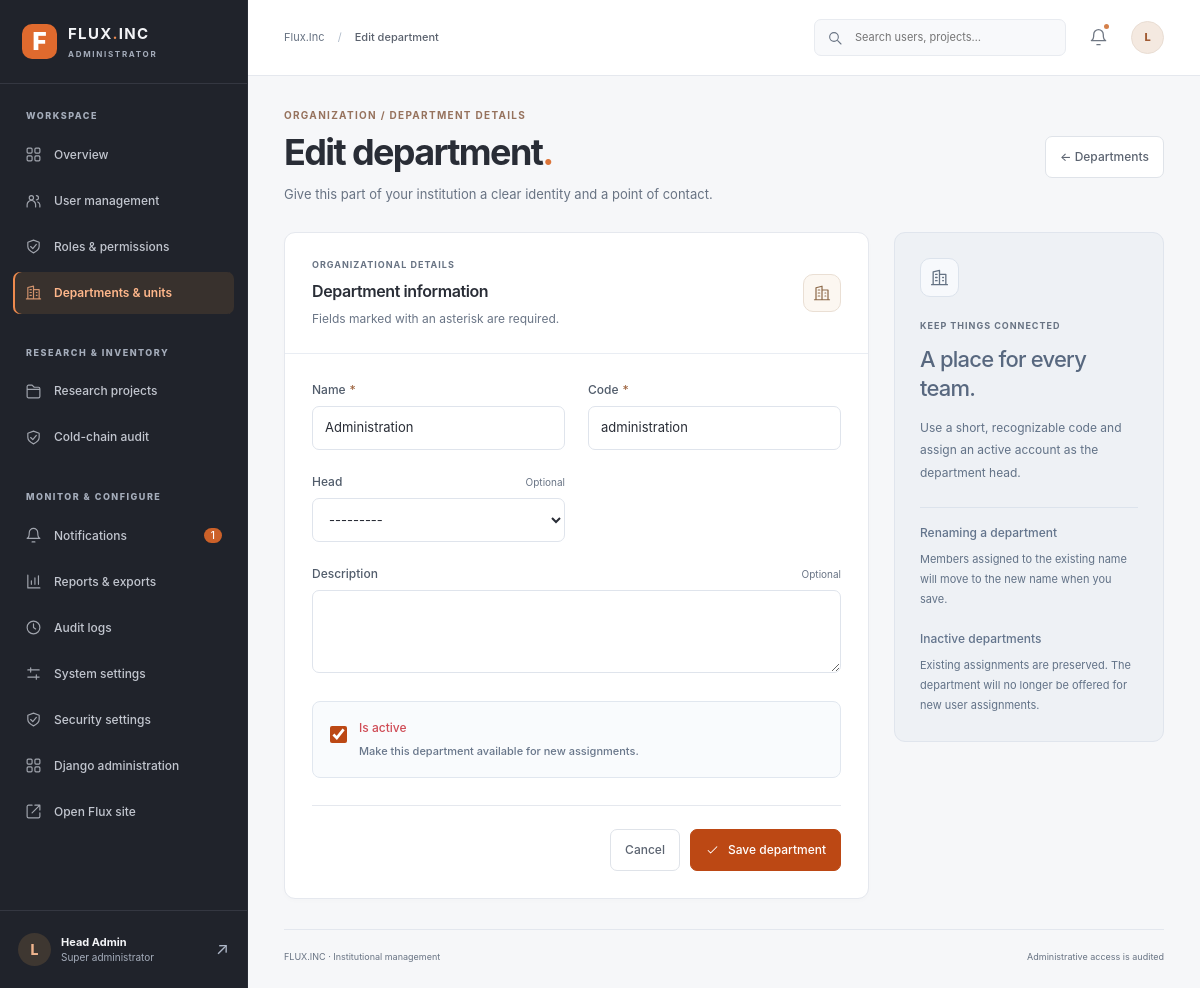
The app's page /control/departments/1/edit/ (signed in) with its own data.
### control/models.py (models this page shows, shortened)
class Department(models.Model):
    name = models.CharField(max_length=160, unique=True)
    code = models.SlugField(max_length=50, unique=True)
    head = models.ForeignKey(settings.AUTH_USER_MODEL, null=True, blank=True,
                             on_delete=models.SET_NULL, related_name='headed_flux_departments')
    description = models.TextField(blank=True)
    is_active = models.BooleanField(default=True)
    created_at = models.DateTimeField(auto_now_add=True)
    updated_at = models.DateTimeField(auto_now=True)
    class Meta:
        ordering = ['name']

### control/views.py (the view, shortened to what this page needs)
# urls.py: path('departments/<int:pk>/edit/', views.department_form, name='department_edit'),
@protected()
def department_form(request, pk=None):
    perm = 'control.change_department' if pk else 'control.add_department'
    if not has(request, perm):
        raise PermissionDenied('Department editing not permitted')
    obj = get_object_or_404(Department, pk=pk) if pk else None
    old_name = obj.name if obj else None
    form = DepartmentForm(request.POST or None, instance=obj)
    return template(request, 'department_form', page_title='Edit department' if pk else 'New department', form=form)

### control/forms.py
class DepartmentForm(StyledFormMixin, forms.ModelForm):
    class Meta:
        model = Department
        fields = ['name', 'code', 'head', 'description', 'is_active']
        widgets = {'description': forms.Textarea(attrs={'rows': 3})}
    def __init__(self, *args, **kwargs):
        super().__init__(*args, **kwargs)
        self.fields['head'].queryset = User.objects.filter(
            Q(is_active=True) | Q(pk=self.instance.head_id)
        ).order_by('first_name', 'username')
        self.style_fields()

### control/forms.py (called while the page is built)
    def style_fields(self):
        for field in self.fields.values():
            if isinstance(field.widget, forms.CheckboxInput):
                field.widget.attrs['class'] = 'checkbox'
            else:
                field.widget.attrs['class'] = 'field-control'

### control/views.py (called while the page is built)
def protected(permission=None, superuser=False):
    def decorator(view):
        @wraps(view)
        def wrapper(request, *args, **kwargs):
            if not request.user.is_authenticated:
                return redirect(f"{reverse('login')}?next={request.path}")
            if not request.user.is_active or not request.user.is_staff:
                raise PermissionDenied('Administrator access only')
            if superuser and not request.user.is_superuser:
                raise PermissionDenied('Only a super-administrator can make this change')
            if permission and not request.user.has_perm(permission):
                raise PermissionDenied('You lack this administration permission')
            return view(request, *args, **kwargs)
        return wrapper
    return decorator

def template(request, view_name, **context):
    context['section'] = view_name
    context['page_title'] = context.get('page_title', view_name.replace('_', ' ').title())
    context['unread_count'] = AdminNotification.objects.filter(recipient=request.user, read_at__isnull=True).count()
    context['portal_name'] = PortalSettings.objects.filter(pk=1).values_list('institution_name', flat=True).first() or 'Flux.Inc'
    return render(request, f'control/{view_name}.html', context)

def has(request, permission):
    return request.user.has_perm(permission)

### inventory/context_processors.py (called while the page is built, shortened)
def admin_dashboard_projects(request):
    if (
        not request.path.startswith('/admin/')
        or not request.user.is_authenticated
        or not request.user.has_perm('inventory.view_project')
    ):
        return {'admin_dashboard_projects': ()}

### control/templates/control/department_form.html
{% extends 'control/base.html' %}{% block content %}
<header class="page-head">
<div>
<span class="eyebrow">ORGANIZATION / DEPARTMENT DETAILS</span>
<h1>{{ page_title }}<span class="heading-dot">.</span>
</h1>
<p>Give this part of your institution a clear identity and a point of contact.</p>
</div>
<a class="button secondary" href="{% url 'control:departments' %}">← Departments</a>
</header>
<div class="editor-layout">
<section class="panel editor-panel">
<div class="panel-head">
<div>
<span class="panel-kicker">ORGANIZATIONAL DETAILS</span>
<h2>Department information</h2>
<p>Fields marked with an asterisk are required.</p>
</div>
<span class="editor-icon">
<svg class="ui-icon" aria-hidden="true">
<use href="#i-building"/>
</svg>
</span>
</div>
<form method="post" class="editor-form" novalidate>{% csrf_token %}{% include 'control/partials/form_fields.html' %}<div class="form-actions">
<a href="{% url 'control:departments' %}" class="button secondary">Cancel</a>
<button type="submit" class="button primary">
<svg class="ui-icon" aria-hidden="true">
<use href="#i-check"/>
</svg>Save department</button>
</div>
</form>
</section>
<aside class="editor-guide">
<span class="guide-icon">
<svg class="ui-icon" aria-hidden="true">
<use href="#i-building"/>
</svg>
</span>
<span class="panel-kicker">KEEP THINGS CONNECTED</span>
<h2>A place for every team.</h2>
<p>Use a short, recognizable code and assign an active account as the department head.</p>
<dl>
<div>
<dt>Renaming a department</dt>
<dd>Members assigned to the existing name will move to the new name when you save.</dd>
</div>
<div>
<dt>Inactive departments</dt>
<dd>Existing assignments are preserved. The department will no longer be offered for new user assignments.</dd>
</div>
</dl>
</aside>
</div>{% endblock %}

### control/templates/control/base.html (shortened to what this page needs)
{% load static %}<!doctype html>
<html lang="en">
<head>
<link rel="stylesheet" href="{% static 'control/portal.css' %}?v=3">
<link rel="stylesheet" href="{% static 'control/portal_refined.css' %}?v=4">
<link rel="stylesheet" href="{% static 'control/portal_components.css' %}?v=2">
</head>
<body class="control-workspace">
<div class="app-frame">
<aside class="sidebar" id="navigation" aria-label="Administration navigation">
 <div class="brand">
<a href="{% url 'control:overview' %}" aria-label="Flux admin home">
<span class="brand-icon">F</span>
<span>
<strong>FLUX<span class="brand-dot">.</span>INC</strong>
<small>ADMINISTRATOR</small>
</span>
</a>
</div>
 <nav class="side-links">
 <span class="nav-label">WORKSPACE</span>
 <a class="nav-link {% if section == 'overview' %}selected{% endif %}" href="{% url 'control:overview' %}">
<svg class="nav-icon ui-icon" aria-hidden="true">
<use href="#i-grid"/>
</svg> Overview</a>
 {% if perms.auth.view_user %}<a class="nav-link {% if section == 'users' or section == 'user_detail' or section == 'user_form' %}selected{% endif %}" href="{% url 'control:users' %}">
<svg class="nav-icon ui-icon" aria-hidden="true">
<use href="#i-users"/>
</svg> User management</a>{% endif %}
 {% if perms.auth.view_group %}<a class="nav-link {% if section == 'roles' or section == 'role_form' %}selected{% endif %}" href="{% url 'control:roles' %}">
<svg class="nav-icon ui-icon" aria-hidden="true">
<use href="#i-shield"/>
</svg> Roles & permissions</a>{% endif %}
 {% if perms.control.view_department %}<a class="nav-link {% if section == 'departments' or section == 'department_form' %}selected{% endif %}" href="{% url 'control:departments' %}">
<svg class="nav-icon ui-icon" aria-hidden="true">
<use href="#i-building"/>
</svg> Departments & units</a>{% endif %}
 {% if perms.inventory.view_project %}<span class="nav-label spaced">RESEARCH & INVENTORY</span>
<a class="nav-link" href="{% url 'admin:inventory_project_changelist' %}">
<svg class="nav-icon ui-icon" aria-hidden="true">
<use href="#i-folder"/>
</svg> Research projects</a>{% endif %}
 {% if perms.inventory.view_project %}<a class="nav-link {% if section == 'cold_chain_audit' %}selected{% endif %}" href="{% url 'control:cold_chain_audit' %}">
<svg class="nav-icon ui-icon" aria-hidden="true">
<use href="#i-shield"/>
</svg> Cold-chain audit</a>{% endif %}
 <span class="nav-label spaced">MONITOR & CONFIGURE</span>
 <a class="nav-link {% if section == 'notifications' %}selected{% endif %}" href="{% url 'control:notifications' %}">
<svg class="nav-icon ui-icon" aria-hidden="true">
<use href="#i-bell"/>
</svg> Notifications{% if unread_count %}<span class="nav-count">{{ unread_count }}</span>{% endif %}</a>
 <a class="nav-link {% if section == 'reports' or section == 'report_error' %}selected{% endif %}" href="{% url 'control:reports' %}">
<svg class="nav-icon ui-icon" aria-hidden="true">
<use href="#i-chart"/>
</svg> Reports & exports</a>
 {% if perms.control.view_adminaudit %}<a class="nav-link {% if section == 'audit_logs' %}selected{% endif %}" href="{% url 'control:audit' %}">
<svg class="nav-icon ui-icon" aria-hidden="true">
<use href="#i-clock"/>
</svg> Audit logs</a>{% endif %}
 {% if perms.control.view_portalsettings %}<a class="nav-link {% if section == 'settings' %}selected{% endif %}" href="{% url 'control:settings' %}">
<svg class="nav-icon ui-icon" aria-hidden="true">
<use href="#i-settings"/>
</svg> System settings</a>{% endif %}
 {% if request.user.is_superuser %}<a class="nav-link {% if section == 'security' %}selected{% endif %}" href="{% url 'control:security' %}">
<svg class="nav-icon ui-icon" aria-hidden="true">
<use href="#i-shield"/>
</svg> Security settings</a>{% endif %}
 <a class="nav-link" href="{% url 'admin:index' %}">
<svg class="nav-icon ui-icon" aria-hidden="true">
<use href="#i-grid"/>
</svg> Django administration</a>
 <a class="nav-link" href="{% url 'home' %}">
<svg class="nav-icon ui-icon" aria-hidden="true">
<use href="#i-external"/>
</svg> Open Flux site</a>
 </nav>
 <div class="sidebar-foot">
<div class="sidebar-avatar">{{ request.user.username|first|upper }}</div>
<div class="sidebar-identity">
<strong>{{ request.user.get_full_name|default:request.user.username|truncatechars:25 }}</strong>
<small>{% if request.user.is_superuser %}Super administrator{% else %}Administrator{% endif %}</small>
</div>
<a href="{% url 'control:profile' %}" class="sidebar-profile" title="Profile" aria-label="My profile">↗</a>
</div>
</aside>
<div class="workspace">
<header class="topbar">
<div class="topbar-left">
<span class="breadcrumb">{{ portal_name }} <span>/</span> <strong>{{ page_title }}</strong>
</span>
</div>
<div class="topbar-right">
<form class="global-search" action="{% url 'control:search' %}" method="get" role="search">
<svg class="ui-icon" aria-hidden="true">
<use href="#i-search"/>
</svg>
<input id="global-q" name="q" placeholder="Search users, projects…" value="{{ query|default:'' }}">
</form>
<a class="icon-button notification-button" href="{% url 'control:notifications' %}" aria-label="Notifications">
<svg class="ui-icon" aria-hidden="true">
<use href="#i-bell"/>
</svg>{% if unread_count %}<i>
</i>{% endif %}</a>
<a class="top-avatar" href="{% url 'control:profile' %}" aria-label="Open profile">{{ request.user.username|first|upper }}</a>
</div>
</header>
<main id="main" class="main-area" tabindex="-1">
 {% block content %}{% endblock %}
 <footer class="main-footer">
<span>FLUX.INC · Institutional management</span>
<span>Administrative access is audited</span>
</footer>
</main>
</div>
</div>
</body>
</html>

### control/templates/control/partials/form_fields.html (shortened to what this page needs)
<div class="form-grid">
{% for field in form %}{% if field.name != 'permissions' %}
<div class="form-field {% if field.name == 'description' or field.field.widget.input_type == 'checkbox' %}form-wide{% endif %} {% if field.errors %}form-field-invalid{% endif %} {% if field.field.widget.input_type == 'checkbox' %}form-field-checkbox{% endif %}">
{% if field.field.widget.input_type == 'checkbox' %}
<label class="checkbox-field" for="{{ field.id_for_label }}">{{ field }}<span><strong>{{ field.label }}</strong><small>Make this department available for new assignments.</small></span></label>
{% else %}
<label for="{{ field.id_for_label }}">{{ field.label }}{% if field.field.required %}<span class="required-mark" aria-hidden="true">*</span>{% else %}<span class="form-optional">Optional</span>{% endif %}</label>
<div class="field-input-wrap">{{ field }}</div>
{% endif %}
</div>{% endif %}{% endfor %}
</div>

### control/static/control/portal_components.css (style rules this page uses)
.control-workspace .page-head p { max-width: 660px; font-size: 13px; }
.control-workspace .button { font-size: 12px; min-height: 42px; }
.control-workspace .panel-kicker { font-size: 9px; }
.control-workspace .eyebrow { font-size: 10px; }
.control-workspace .panel-head h2 { font-size: 16px; }
.control-workspace .panel-head p { font-size: 12px; color: #6a7586; }
.editor-layout { display: grid; grid-template-columns: minmax(0,1fr) 270px; gap: 25px; align-items: start; }
.editor-panel > .panel-head { padding: 25px 27px; border-bottom: 1px solid #e9edf3; }
.editor-icon { display: grid; place-items: center; width: 38px; height: 38px; border: 1px solid #eadfd4; border-radius: 10px; background: #fcf7f1; color: #8d6a4a; }
.editor-icon .ui-icon { width: 18px; height: 18px; }
.editor-form { padding: 27px; }
.editor-form .form-grid { gap: 23px; }
.control-workspace .form-field { gap: 7px; }
.control-workspace .form-field > label { display: flex; align-items: baseline; gap: 4px; margin-bottom: 0; font-size: 12px; }
.required-mark { color: #9f6642 !important; }
.control-workspace .form-optional { margin-left: auto; font-size: 10px; color: #697485; }
.field-input-wrap { position: relative; min-width: 0; }
.control-workspace .field-input-wrap input, .control-workspace .field-input-wrap select, .control-workspace .field-input-wrap textarea { width: 100%; min-height: 44px; background: #fff; font-size: 13px; }
.control-workspace .form-actions { justify-content: flex-end; margin-top: 27px; padding-top: 23px; }
.checkbox-field { display: flex !important; align-items: flex-start !important; gap: 12px !important; padding: 17px; border: 1px solid #e1e7ef; border-radius: 8px; background: #f9fbfd; cursor: pointer; }
.checkbox-field input { flex-shrink: 0; width: 17px; height: 17px; min-height: 0; margin-top: 3px; }
.checkbox-field strong { font-size: 12px; font-weight: 550; }
.checkbox-field small { display: block; margin-top: 5px; color: #68768a; font-size: 11px; line-height: 1.7; }
.editor-guide { padding: 25px; border: 1px solid #e0e5ed; border-radius: 11px; background: #eef1f5; }
.guide-icon { display: grid; place-items: center; width: 39px; height: 39px; margin-bottom: 22px; border: 1px solid #dce3ec; border-radius: 10px; background: #f7f9fc; color: #647283; }
.editor-guide > .panel-kicker { margin-bottom: 12px; }
.editor-guide h2 { margin: 0 0 15px; font-size: 22px; line-height: 1.3; font-weight: 500; letter-spacing: -.035em; color: #58687f; }
.editor-guide p, .editor-guide dd { font-size: 12px; line-height: 1.85; color: #627287; }
.editor-guide dl { padding-top: 16px; margin: 23px 0 0; border-top: 1px solid #dce3ec; }
.editor-guide dl > div { margin-bottom: 20px; }
.editor-guide dl > div:last-child { margin-bottom: 0; }
.editor-guide dt { color: #63748c; font-size: 12px; font-weight: 550; }
.editor-guide dd { margin: 7px 0 0; font-size: 11px; }

### records on screen
Department: form "Administration" "administration" "---------", form "☑"

### other values on screen
{{ unread_count }} "1"
{{ request.user.username|first|upper }} "L"
{{ portal_name }} "Flux.Inc"
{{ page_title }} "Edit department"
{{ field.label }} "Name" "Code" "Head" "Description"
{{ field.label }} "Is active"
